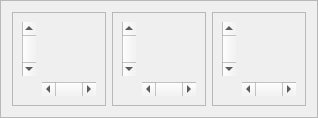
     <widget class="QFrame" name="frame">
      <property name="frameShape">
       <enum>QFrame::StyledPanel</enum>
      </property>
      <property name="frameShadow">
       <enum>QFrame::Raised</enum>
      </property>
      <layout class="QHBoxLayout" name="horizontalLayout_2">
       <item>
        <widget class="QFrame" name="frame_17">
         <property name="frameShape">
          <enum>QFrame::StyledPanel</enum>
         </property>
         <property name="frameShadow">
          <enum>QFrame::Raised</enum>
         </property>
         <layout class="QGridLayout" name="gridLayout">
          <item row="0" column="1">
           <widget class="PlotWidget" name="InputTime" native="true"/>
          </item>
          <item row="1" column="1">
           <widget class="PlotWidget" name="OutputTime" native="true"/>
          </item>
          <item row="0" column="0" rowspan="2">
           <widget class="QScrollBar" name="VPan">
            <property name="orientation">
             <enum>Qt::Vertical</enum>
            </property>
            <property name="invertedAppearance">
             <bool>true</bool>
            </property>
           </widget>
          </item>
          <item row="2" column="1">
           <widget class="QScrollBar" name="HPan">
            <property name="orientation">
             <enum>Qt::Horizontal</enum>
            </property>
           </widget>
          </item>
         </layout>
        </widget>
       </item>
       <item>
        <widget class="QFrame" name="frame_18">
         <property name="frameShape">
          <enum>QFrame::StyledPanel</enum>
         </property>
         <property name="frameShadow">
          <enum>QFrame::Raised</enum>
         </property>
         <layout class="QGridLayout" name="gridLayout_6">
          <item row="1" column="1">
           <widget class="QScrollBar" name="HPan_2">
            <property name="orientation">
             <enum>Qt::Horizontal</enum>
            </property>
           </widget>
          </item>
          <item row="0" column="1">
           <widget class="PlotWidget" name="frequencyDomain" native="true"/>
          </item>
          <item row="0" column="0">
           <widget class="QScrollBar" name="VPan_2">
            <property name="orientation">
             <enum>Qt::Vertical</enum>
            </property>
            <property name="invertedAppearance">
             <bool>true</bool>
            </property>
           </widget>
          </item>
         </layout>
        </widget>
       </item>
       <item>
        <widget class="QFrame" name="frame_19">
         <property name="frameShape">
          <enum>QFrame::StyledPanel</enum>
         </property>
         <property name="frameShadow">
          <enum>QFrame::Raised</enum>
         </property>
         <layout class="QGridLayout" name="gridLayout_10">
          <item row="1" column="1">
           <widget class="PlotWidget" name="outputSpectro" native="true"/>
          </item>
          <item row="0" column="1">
           <widget class="PlotWidget" name="inputSpectro" native="true"/>
          </item>
          <item row="2" column="1">
           <widget class="QScrollBar" name="HPan_3">
            <property name="orientation">
             <enum>Qt::Horizontal</enum>
            </property>
           </widget>
          </item>
          <item row="0" column="0" rowspan="2">
           <widget class="QScrollBar" name="VPan_3">
            <property name="orientation">
             <enum>Qt::Vertical</enum>
            </property>
            <property name="invertedAppearance">
             <bool>true</bool>
            </property>
           </widget>
          </item>
         </layout>
        </widget>
       </item>
      </layout>
     </widget>
